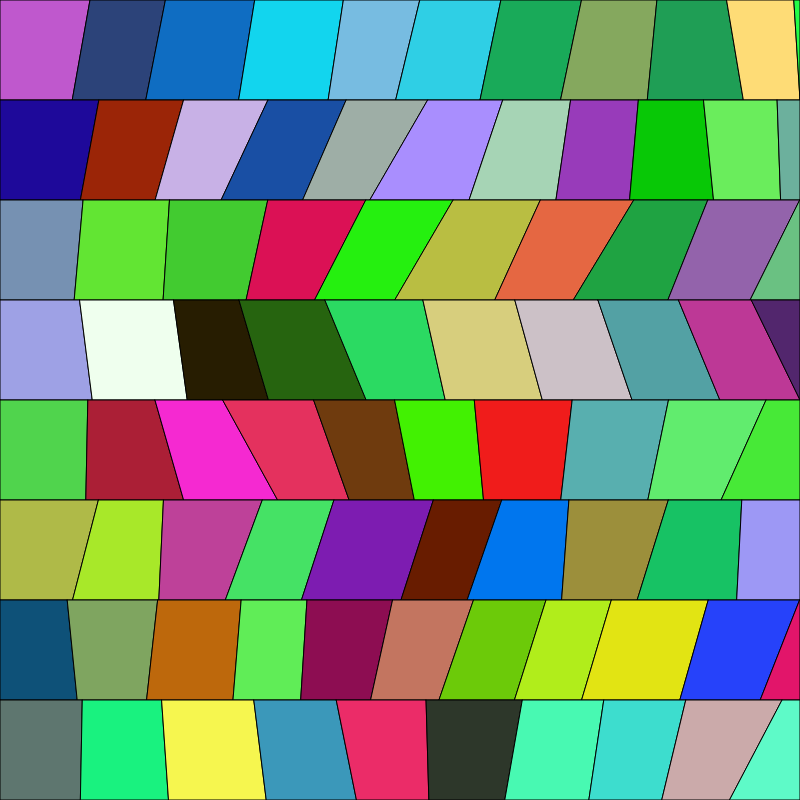
Frame 1 (no input)
Frame 60 (no input): identical to frame 1, image omitted
Frame 120 (the mouse pressed at the canvas centre since frame 60): identical to frame 1, image omitted

The p5.js sketch that drew this single still picture (run headless with seeded random() and noise() and a simulated clock; from frame 60 on, the mouse is pressed at the canvas centre):

// p5.js sketch
// ── sketch.js
let numRows;
let rectSize = 100;
let rows = [];

function setup(){
  createCanvas(800, 800);

  numRows = height/rectSize;

  for(let i = 0; i < numRows; i++){
    let y = i * rectSize;

    let row = [];
    let x = 0;
    let count = 0;
    while(x < width){
      // for(let i = 0; i < 10; i++){
      let x1, x2;
      if(x == 0){
        x1 = 0;
        x2 = 0;
      } else {
        x1 = row[row.length - 1].x3;
        x2 = row[row.length - 1].x4;
      }

      let x3 =  min(width, x1 + random(rectSize * 0.65, rectSize));
      let x4 =  min(width, x2 + random(rectSize * 0.65, rectSize));

      row.push(new Poly(x1, y, x2, y + rectSize, x3, y, x4, y + rectSize, randomColor()));

      x = min(x3, x4); //update x
    }
    rows.push(row);
  }
}


function draw(){
  background(255);

  // test.draw();
  for(let row of rows){
    for(let p of row){
      p.draw();
    }
  }
}

function randomColor(){
  let r = random(0, 255);
  let g = random(0, 255);
  let b = random(0, 255);

  return color(r, g, b);
}

class Poly {
  constructor(x1, y1, x2, y2, x3, y3, x4, y4, c){
    this.x1 = x1;
    this.y1 = y1;
    this.x2 = x2;
    this.y2 = y2;
    this.x3 = x3;
    this.y3 = y3;
    this.x4 = x4;
    this.y4 = y4;
    this.color = c;
  }

  draw(){
    fill(this.color);
    beginShape();
    vertex(this.x1, this.y1); //left top
    vertex(this.x3, this.y3); //right top
    vertex(this.x4, this.y4); //right bottom
    vertex(this.x2, this.y2); //left bottom
    vertex(this.x1, this.y1); //back to start
    endShape();
  }
}
